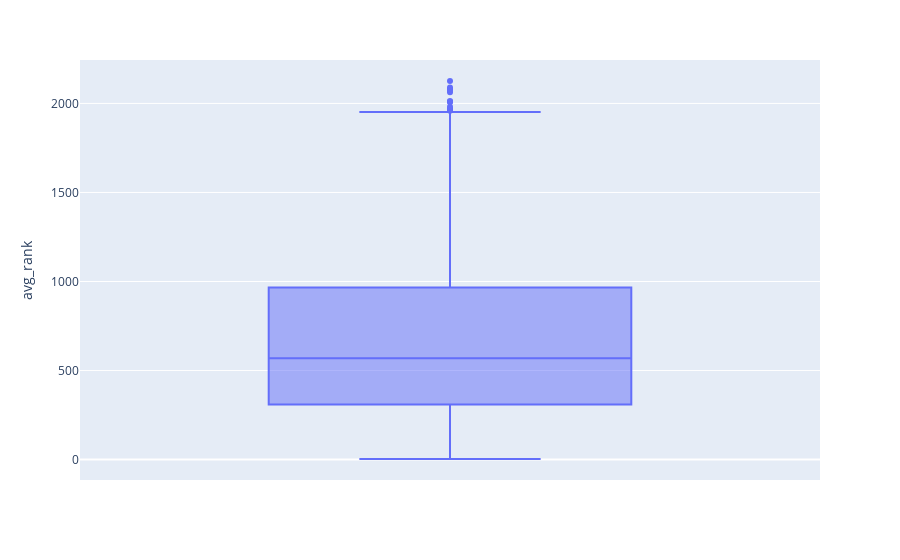

Notebook code for this chart:
### Markdown cell above
Use box plot to set a threshold in order to discriminite weak players and strong ones.

### Code cell
fig = px.box(df_matches_male_players['avg_rank'], y='avg_rank')
fig.show()

### Figure 1 — Plotly figure (JSON) as saved in the notebook; plotly's stock layout.template omitted (floating-point values rounded to 4 significant figures; data arrays with more than 128 entries replaced by an {"elided": "..."} marker saying what was removed)
{"data": [{"alignmentgroup": "True", "hovertemplate": "avg_rank=%{y}<extra></extra>", "legendgroup": "", "marker": {"color": "#636efa"}, "name": "", "notched": false, "offsetgroup": "", "orientation": "v", "showlegend": false, "type": "box", "x0": " ", "xaxis": "x", "y": {"elided": "1480 float values"}, "y0": " ", "yaxis": "y"}], "layout": {"boxmode": "group", "legend": {"tracegroupgap": 0}, "margin": {"t": 60}, "xaxis": {"anchor": "y", "domain": [0, 1]}, "yaxis": {"anchor": "x", "domain": [0, 1], "title": {"text": "avg_rank"}}}}
